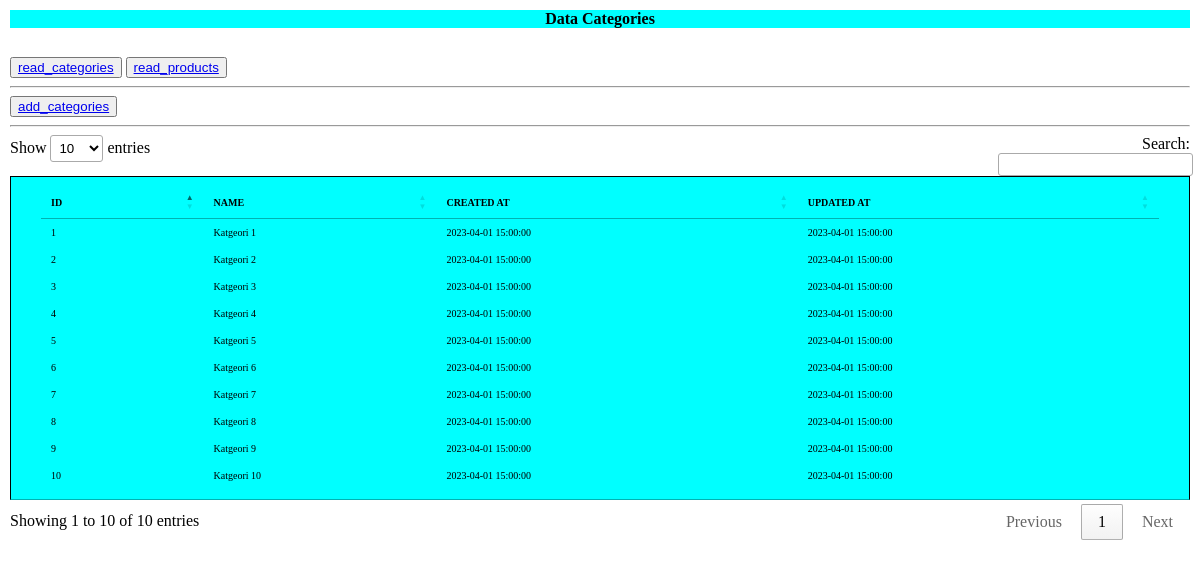
/php3/read_categories.php, run on the app's committed database.
### tables this page shows
CREATE TABLE `categories` (
  `id` int(11) NOT NULL AUTO_INCREMENT,
  `name` varchar(100) NOT NULL,
  `created_at` datetime DEFAULT NULL,
  `updated_at` datetime DEFAULT NULL,
  PRIMARY KEY (`id`)
);

### php3/read_categories.php (the view, shortened to what this page needs)
<html lang="en">
<head>
    <link rel="stylesheet" href="https://cdn.datatables.net/1.13.4/css/jquery.dataTables.css" />
    <link rel="stylesheet" href="../php3/assets/css/style.css">
</head>
<body>
<h1>Data Categories</h1>
<br>
<button><a class="link" href="../php3/read_categories.php">read_categories</a></button>
<button><a class="link" href="../php3/read_products.php">read_products</a></button>
<hr>
<button><a class="link" href="../php3/input_categories.php">add_categories</a></button>
<hr>
<?php
require_once 'koneksi.php';
$query = "SELECT * FROM categories";
$result = mysqli_query($conn, $query);
?>
<table id="myTable">
<thead>
    <th>ID</th>
    <th>NAME</th>
    <th>CREATED AT</th>
    <th>UPDATED AT</th>
</thead>
<tbody>
    <?php
while ($row = mysqli_fetch_assoc($result)) :
    ?>
    <tr>
        <td><?= $row['id'] ?></td>
        <td><?= $row['name'] ?></td>
        <td><?= $row['created_at'] ?></td>
        <td><?= $row['updated_at'] ?></td>
    </tr>
<?php endwhile; ?>
</tbody>
</table>
</body>
</html>

### php3/koneksi.php (shortened to what this page needs)
<html lang="en">
<head>
    <link rel="stylesheet" href="https://cdn.datatables.net/1.13.4/css/jquery.dataTables.css" />
    <link rel="stylesheet" href="../php3/assets/css/style.css">
</head>
<body>
</body>
</html>

### php3/assets/css/style.css (style rules this page uses)
body { background-color: white; font-family: Georgia, 'Times New Roman', Times, serif; padding: none; margin: 10px; }
h1 { background-color: aqua; text-align: center; color: black; font-size: medium; }
table { font-size: 10px; margin: 10px; background-color: aqua; border-collapse: collapse; border: 1px solid black; padding: 10px 30px ; }

### data on the page
categories: id "1", name "Katgeori 1", created_at "2023-04-01 15:00:00", updated_at "2023-04-01 15:00:00"
categories: id "2", name "Katgeori 2", created_at "2023-04-01 15:00:00", updated_at "2023-04-01 15:00:00"
categories: id "3", name "Katgeori 3", created_at "2023-04-01 15:00:00", updated_at "2023-04-01 15:00:00"
categories: id "4", name "Katgeori 4", created_at "2023-04-01 15:00:00", updated_at "2023-04-01 15:00:00"
categories: id "5", name "Katgeori 5", created_at "2023-04-01 15:00:00", updated_at "2023-04-01 15:00:00"
categories: id "6", name "Katgeori 6", created_at "2023-04-01 15:00:00", updated_at "2023-04-01 15:00:00"
categories: id "7", name "Katgeori 7", created_at "2023-04-01 15:00:00", updated_at "2023-04-01 15:00:00"
categories: id "8", name "Katgeori 8", created_at "2023-04-01 15:00:00", updated_at "2023-04-01 15:00:00"
categories: id "9", name "Katgeori 9", created_at "2023-04-01 15:00:00", updated_at "2023-04-01 15:00:00"
categories: id "10", name "Katgeori 10", created_at "2023-04-01 15:00:00", updated_at "2023-04-01 15:00:00"
